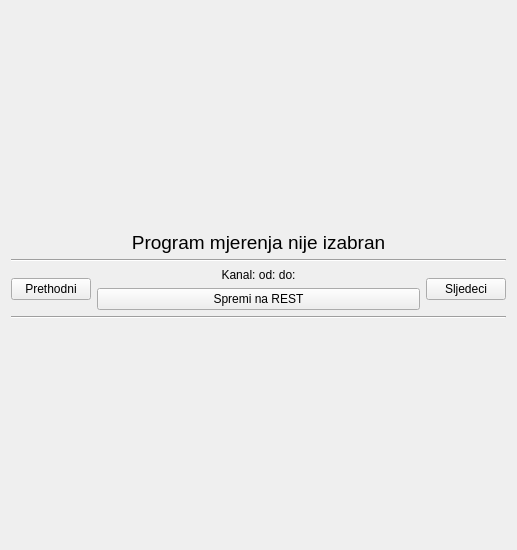
<?xml version="1.0" encoding="UTF-8"?>
<ui version="4.0">
 <class>grafPanel</class>
 <widget class="QWidget" name="grafPanel">
  <property name="geometry">
   <rect>
    <x>0</x>
    <y>0</y>
    <width>517</width>
    <height>550</height>
   </rect>
  </property>
  <property name="sizePolicy">
   <sizepolicy hsizetype="Expanding" vsizetype="Expanding">
    <horstretch>0</horstretch>
    <verstretch>0</verstretch>
   </sizepolicy>
  </property>
  <property name="windowTitle">
   <string>Form</string>
  </property>
  <layout class="QVBoxLayout" name="verticalLayout_4">
   <item>
    <layout class="QVBoxLayout" name="verticalLayout">
     <item>
      <widget class="QLabel" name="glavniLabel">
       <property name="maximumSize">
        <size>
         <width>16777215</width>
         <height>22</height>
        </size>
       </property>
       <property name="font">
        <font>
         <pointsize>14</pointsize>
        </font>
       </property>
       <property name="text">
        <string>Program mjerenja nije izabran</string>
       </property>
       <property name="alignment">
        <set>Qt::AlignCenter</set>
       </property>
       <property name="wordWrap">
        <bool>true</bool>
       </property>
      </widget>
     </item>
     <item>
      <layout class="QVBoxLayout" name="verticalLayoutSatni"/>
     </item>
     <item>
      <widget class="Line" name="line">
       <property name="orientation">
        <enum>Qt::Horizontal</enum>
       </property>
      </widget>
     </item>
     <item>
      <layout class="QHBoxLayout" name="horizontalLayout">
       <item>
        <widget class="QPushButton" name="pushButtonPrethodni">
         <property name="text">
          <string>Prethodni</string>
         </property>
        </widget>
       </item>
       <item>
        <layout class="QVBoxLayout" name="verticalLayout_2">
         <item>
          <widget class="QLabel" name="label">
           <property name="sizePolicy">
            <sizepolicy hsizetype="Expanding" vsizetype="Preferred">
             <horstretch>0</horstretch>
             <verstretch>0</verstretch>
            </sizepolicy>
           </property>
           <property name="text">
            <string>Kanal: od: do:</string>
           </property>
           <property name="alignment">
            <set>Qt::AlignCenter</set>
           </property>
           <property name="wordWrap">
            <bool>true</bool>
           </property>
          </widget>
         </item>
         <item>
          <widget class="QPushButton" name="buttonUploadAgregirane">
           <property name="text">
            <string>Spremi na REST</string>
           </property>
          </widget>
         </item>
        </layout>
       </item>
       <item>
        <widget class="QPushButton" name="pushButtonSljedeci">
         <property name="text">
          <string>Sljedeci</string>
         </property>
        </widget>
       </item>
      </layout>
     </item>
     <item>
      <widget class="Line" name="line_2">
       <property name="orientation">
        <enum>Qt::Horizontal</enum>
       </property>
      </widget>
     </item>
     <item>
      <layout class="QVBoxLayout" name="verticalLayoutMinutni"/>
     </item>
    </layout>
   </item>
  </layout>
 </widget>
 <resources/>
 <connections/>
</ui>
